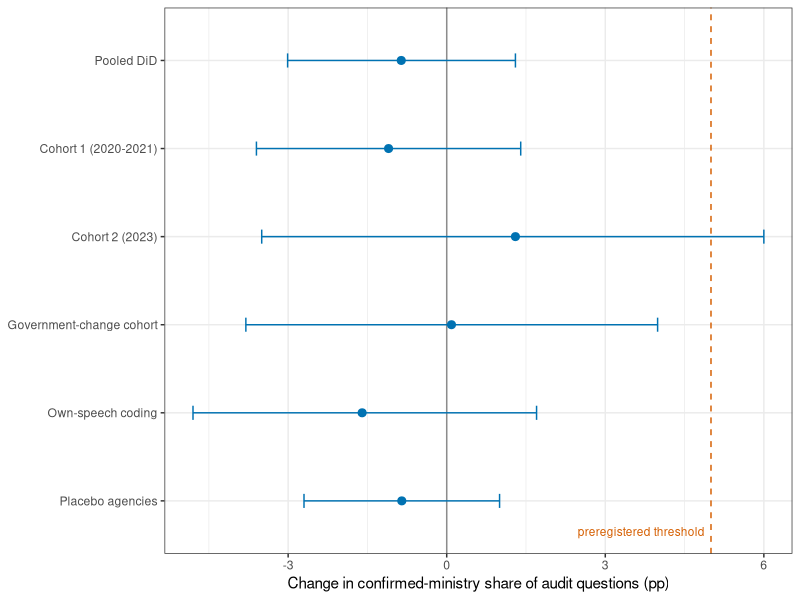
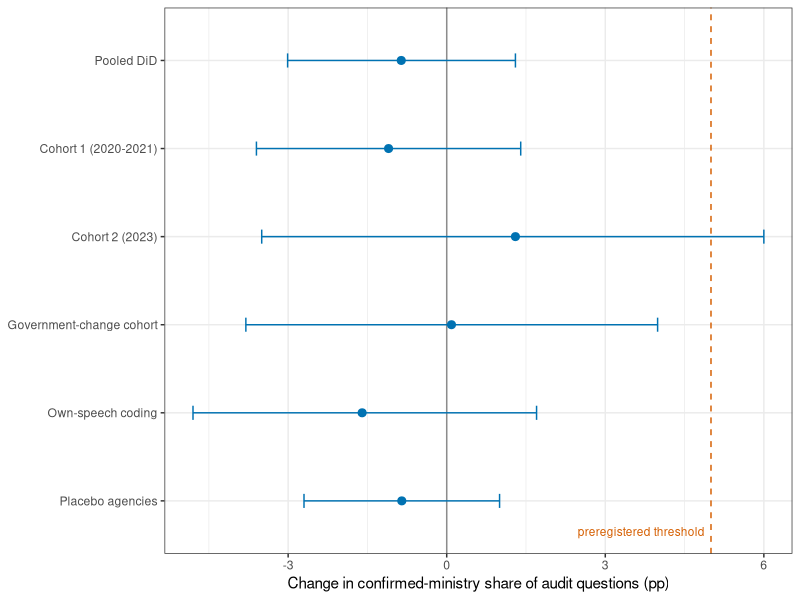

Recreate these plots in R, in order.
# Auto-generated figure for article
Sys.setenv(KBL_DATA = "/Users/kyusik/kna/data/processed")
# Figure 1: coefficient plot of DiD estimates vs the preregistered threshold
library(ggplot2)
d <- data.frame(
  spec = c("Pooled DiD", "Cohort 1 (2020-2021)", "Cohort 2 (2023)",
           "Government-change cohort", "Own-speech coding",
           "Placebo agencies"),
  est = c(-0.86, -1.10, 1.30, 0.09, -1.60, -0.85),
  lo  = c(-3.01, -3.60, -3.50, -3.80, -4.80, -2.70),
  hi  = c( 1.30,  1.40,  6.00,  3.99,  1.70,  1.00)
)
d$spec <- factor(d$spec, levels = rev(d$spec))
ggplot(d, aes(x = est, y = spec)) +
  geom_vline(xintercept = 0, colour = "grey55") +
  geom_vline(xintercept = 5, linetype = "dashed", colour = "#D55E00") +
  geom_errorbarh(aes(xmin = lo, xmax = hi), height = 0.16,
                 colour = "#0072B2") +
  geom_point(size = 2.4, colour = "#0072B2") +
  annotate("text", x = 5, y = 0.6, label = "preregistered threshold",
           hjust = 1.05, vjust = 0, size = 3, colour = "#D55E00") +
  labs(x = "Change in confirmed-ministry share of audit questions (pp)",
       y = NULL) +
  theme_bw(base_size = 11)
ggsave("/Users/kyusik/Desktop/kyusik-github/kna-research-agents/articles/figures/2026-08-24_r27/fig_1.pdf", width = 7, height = 4.5)
